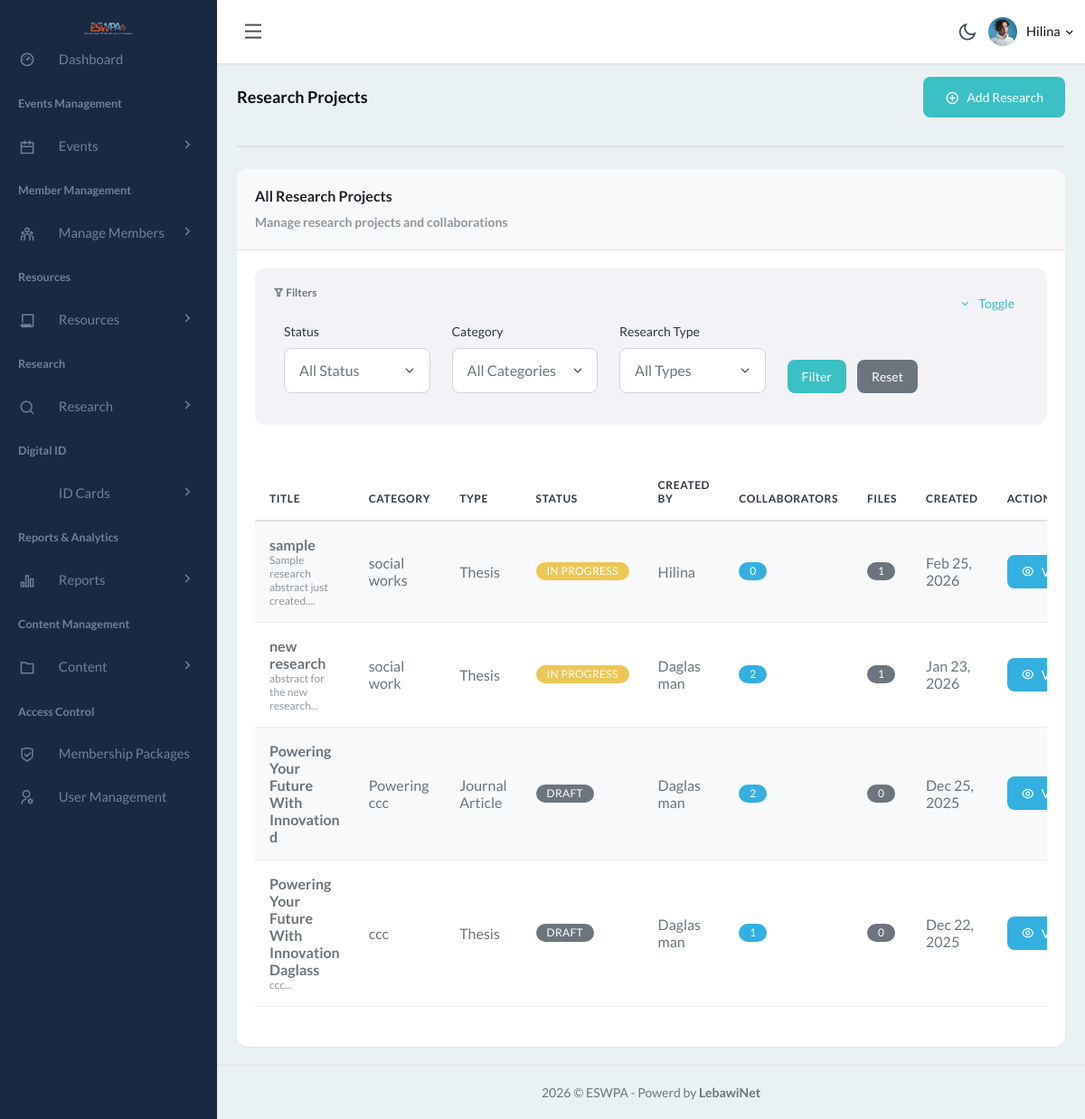
The page /admin/research_list.php (signed in) on the database its author committed.
### tables this page shows
CREATE TABLE IF NOT EXISTS `research_projects` (
  `id` int NOT NULL AUTO_INCREMENT,
  `title` varchar(255) NOT NULL,
  `description` text NOT NULL,
  `abstract` text,
  `status` enum('draft','in_progress','completed','published','archived') DEFAULT 'draft',
  `category` varchar(100) DEFAULT NULL,
  `research_type` enum('thesis','journal_article','case_study','survey','experiment','review','other') DEFAULT NULL,
  `start_date` date DEFAULT NULL,
  `end_date` date DEFAULT NULL,
  `publication_date` date DEFAULT NULL,
  `doi` varchar(255) DEFAULT NULL,
  `keywords` text,
  `created_by` int NOT NULL,
  `created_at` timestamp NOT NULL DEFAULT CURRENT_TIMESTAMP,
  `updated_at` timestamp NOT NULL DEFAULT CURRENT_TIMESTAMP ON UPDATE CURRENT_TIMESTAMP,
  `metadata_json` text COMMENT 'Structured metadata in JSON format',
  `ai_processed` tinyint(1) DEFAULT '0' COMMENT 'Whether this research has been processed by AI',
  `ai_processed_at` timestamp NULL DEFAULT NULL COMMENT 'Timestamp when AI processing was completed',
  `ai_summary` text COMMENT 'AI-generated summary of the research',
  `ai_keywords_extracted` text COMMENT 'AI-extracted keywords (comma-separated)',
  PRIMARY KEY (`id`),
  KEY `idx_created_by` (`created_by`),
  KEY `idx_status` (`status`),
  KEY `idx_category` (`category`),
  KEY `idx_research_type` (`research_type`),
  KEY `idx_publication_date` (`publication_date`),
  KEY `idx_ai_processed` (`ai_processed`),
  KEY `idx_ai_processed_at` (`ai_processed_at`)
);

CREATE TABLE IF NOT EXISTS `registrations` (
  `id` int NOT NULL AUTO_INCREMENT,
  `membership_id` varchar(50) DEFAULT NULL,
  `fullname` varchar(255) NOT NULL,
  `sex` enum('Male','Female') NOT NULL,
  `email` varchar(191) NOT NULL,
  `phone` varchar(20) NOT NULL,
  `address` text NOT NULL,
  `qualification` varchar(255) NOT NULL,
  `qualification_pdf` varchar(255) DEFAULT NULL,
  `graduation_date` date DEFAULT NULL,
  `payment_duration` varchar(50) NOT NULL,
  `payment_option` varchar(50) NOT NULL,
  `id_card` tinyint(1) NOT NULL DEFAULT '0',
  `photo` varchar(255) DEFAULT NULL,
  `bank_slip` varchar(255) DEFAULT NULL,
  `approval_status` enum('pending','approved','rejected') NOT NULL DEFAULT 'pending',
  `approved_by` int DEFAULT NULL,
  `approved_at` timestamp NULL DEFAULT NULL,
  `expiry_date` date DEFAULT NULL,
  `status` enum('active','expired','pending') NOT NULL DEFAULT 'pending',
  `id_card_generated` tinyint(1) NOT NULL DEFAULT '0',
  `id_card_generated_at` timestamp NULL DEFAULT NULL,
  `created_at` timestamp NULL DEFAULT CURRENT_TIMESTAMP,
  `package_id` int DEFAULT NULL,
  `package_start_date` date DEFAULT NULL,
  `package_end_date` date DEFAULT NULL,
  `updated_at` timestamp NULL DEFAULT NULL ON UPDATE CURRENT_TIMESTAMP,
  PRIMARY KEY (`id`),
  UNIQUE KEY `email` (`email`),
  UNIQUE KEY `membership_id` (`membership_id`),
  KEY `idx_membership_id` (`membership_id`),
  KEY `idx_approval_status` (`approval_status`),
  KEY `idx_status` (`status`),
  KEY `fk_approved_by` (`approved_by`),
  KEY `idx_package_id` (`package_id`)
);

### admin/research_list.php (the view, shortened to what this page needs)
<?php
include 'header.php';
include 'include/conn.php';
?>
<body>
    <div class="wrapper">
        <?php include 'sidebar.php'; ?>
        <div class="content-page">
            <div class="content">
                <div class="container-fluid">
                    <div class="row">
                        <div class="col-12">
                            <div class="page-title-box d-flex justify-content-between align-items-center">
                                <h4 class="page-title">Research Projects</h4>
                                <a href="add_research.php" class="btn btn-primary">
                                    <i class="ri-add-circle-line"></i> Add Research
                                </a>
                            </div>
                        </div>
                    </div>
                    <div class="row">
                        <div class="col-12">
                            <div class="card">
                                <div class="card-header">
                                    <h4 class="header-title">All Research Projects</h4>
                                    <p class="text-muted mb-0">Manage research projects and collaborations</p>
                                </div>
                                <div class="card-body">
                                    <?php
                                    $tableCheck = mysqli_query($conn, "SHOW TABLES LIKE 'research_projects'");
                                    if (mysqli_num_rows($tableCheck) == 0) {
                                        echo '<div class="alert alert-warning">';
                                        echo '<strong>Note:</strong> Research tables have not been created yet. Please run the migration: <code>Sql/migration_research_tables.sql</code>';
                                        echo '</div>';
                                    } else {
                                        $where = [];
                                        $params = [];
                                        $types = '';
                                        $whereClause = !empty($where) ? 'WHERE ' . implode(' AND ', $where) : '';
                                        $query = "SELECT rp.*, r.fullname as creator_name,
                                                 (SELECT COUNT(*) FROM research_collaborators WHERE research_id = rp.id) as collaborator_count,
                                                 (SELECT COUNT(*) FROM research_files WHERE research_id = rp.id) as file_count
                                                 FROM research_projects rp
                                                 LEFT JOIN registrations r ON rp.created_by = r.id
                                                 $whereClause
                                                 ORDER BY rp.created_at DESC";
                                        if (!empty($params)) {
                                            $stmt = $conn->prepare($query);
                                            $stmt->bind_param($types, ...$params);
                                            $stmt->execute();
                                            $result = $stmt->get_result();
                                        } else {
                                            $result = mysqli_query($conn, $query);
                                        }
                                        ?>
                                        <div class="row mb-3">
                                            <div class="col-md-12">
                                                <div class="card bg-light">
                                                    <div class="card-body">
                                                        <h6 class="card-title mb-3">
                                                            <i class="ri-filter-line"></i> Filters
                                                            <button class="btn btn-sm btn-link float-end" type="button" data-bs-toggle="collapse" data-bs-target="#filterCollapse">
                                                                <i class="ri-arrow-down-s-line"></i> Toggle
                                                            </button>
                                                        </h6>
                                                        <div class="collapse show" id="filterCollapse">
                                                            <form method="GET" class="row g-3">
                                                                <div class="col-md-3">
                                                                    <label class="form-label small">Status</label>
                                                                    <select name="status" class="form-select form-select-sm">
                                                                        <option value="">All Status</option>
                                                                    </select>
                                                                </div>
                                                                <div class="col-md-3">
                                                                    <label class="form-label small">Category</label>
                                                                    <select name="category" class="form-select form-select-sm">
                                                                        <option value="">All Categories</option>
                                                                    </select>
                                                                </div>
                                                                <div class="col-md-3">
                                                                    <label class="form-label small">Research Type</label>
                                                                    <select name="type" class="form-select form-select-sm">
                                                                        <option value="">All Types</option>
                                                                    </select>
                                                                </div>
                                                                <div class="col-md-3 d-flex align-items-end">
                                                                    <button type="submit" class="btn btn-sm btn-primary">Filter</button>
                                                                    <a href="research_list.php" class="btn btn-sm btn-secondary ms-2">Reset</a>
                                                                </div>
                                                            </form>
                                                        </div>
                                                    </div>
                                                </div>
                                            </div>
                                        </div>
                                        <?php
                                        if (mysqli_num_rows($result) > 0) {
                                            echo '<div class="table-responsive">';
                                            echo '<table id="research-datatable" class="table table-striped dt-responsive nowrap w-100">';
                                            echo '<thead>';
                                            echo '<tr>';
                                            echo '<th>Title</th>';
                                            echo '<th>Category</th>';
                                            echo '<th>Type</th>';
                                            echo '<th>Status</th>';
                                            echo '<th>Created By</th>';
                                            echo '<th>Collaborators</th>';
                                            echo '<th>Files</th>';
                                            echo '<th>Created</th>';
                                            echo '<th>Action</th>';
                                            echo '</tr>';
                                            echo '</thead>';
                                            echo '<tbody>';
                                            while ($row = mysqli_fetch_assoc($result)) {
                                                $statusColors = [
                                                    'draft' => 'secondary',
                                                    'in_progress' => 'warning',
                                                    'completed' => 'success',
                                                    'published' => 'primary',
                                                    'archived' => 'dark'
                                                ];
                                                $statusColor = $statusColors[$row['status']] ?? 'secondary';
                                                $statusLabel = ucfirst(str_replace('_', ' ', $row['status']));
                                                $typeLabels = [
                                                    'thesis' => 'Thesis',
                                                    'journal_article' => 'Journal Article',
                                                    'case_study' => 'Case Study',
                                                    'survey' => 'Survey',
                                                    'experiment' => 'Experiment',
                                                    'review' => 'Review',
                                                    'other' => 'Other'
                                                ];
                                                $typeLabel = $typeLabels[$row['research_type']] ?? $row['research_type'];
                                                echo '<tr>';
                                                echo '<td><strong>' . htmlspecialchars($row['title']) . '</strong>';
                                                if (!empty($row['abstract'])) {
                                                    echo '<br><small class="text-muted">' . htmlspecialchars(substr($row['abstract'], 0, 100)) . '...</small>';
                                                }
                                                echo '</td>';
                                                echo '<td>' . htmlspecialchars($row['category'] ?? 'N/A') . '</td>';
                                                echo '<td>' . htmlspecialchars($typeLabel) . '</td>';
                                                echo '<td><span class="badge bg-' . $statusColor . '">' . $statusLabel . '</span></td>';
                                                echo '<td>' . htmlspecialchars($row['creator_name'] ?? 'Unknown') . '</td>';
                                                echo '<td><span class="badge bg-info">' . $row['collaborator_count'] . '</span></td>';
                                                echo '<td><span class="badge bg-secondary">' . $row['file_count'] . '</span></td>';
                                                echo '<td>' . date('M d, Y', strtotime($row['created_at'])) . '</td>';
                                                echo '<td>';
                                                echo '<div class="btn-group" role="group">';
                                                echo '<a href="research_details.php?id=' . $row['id'] . '" class="btn btn-sm btn-info" title="View Details">';
                                                echo '<i class="ri-eye-line"></i> View';
                                                echo '</a>';
                                                echo '</div>';
                                                echo '</td>';
                                                echo '</tr>';
                                            }
                                            echo '</tbody>';
                                            echo '</table>';
                                            echo '</div>';
                                        } else {
                                            echo '<div class="alert alert-info">No research projects found. <a href="add_research.php">Create your first research project</a></div>';
                                        }
                                    }
                                    ?>
                                </div>
                            </div>
                        </div>
                    </div>
                </div>
            </div>
            <?php include 'footer.php'; ?>
        </div>
    </div>
</body>
</html>

### rows shown on the page
research_projects: title "sample", abstract "Sample research abstract just created.", category "social works", research_type "Thesis", status "IN PROGRESS", registrations.fullname "Hilina", collaborator_count "0", file_count "1", created_at "Feb 25, 2026"
research_projects: title "new research", abstract "abstract for the new research", category "social work", research_type "Thesis", status "IN PROGRESS", registrations.fullname "Daglas man", collaborator_count "2", file_count "1", created_at "Jan 23, 2026"
research_projects: title "Powering Your Future With Innovation d", category "Powering ccc", research_type "Journal Article", status "DRAFT", registrations.fullname "Daglas man", collaborator_count "2", file_count "0", created_at "Dec 25, 2025"
research_projects: title "Powering Your Future With Innovation Daglass", abstract "ccc", category "ccc", research_type "Thesis", status "DRAFT", registrations.fullname "Daglas man", collaborator_count "1", file_count "0", created_at "Dec 22, 2025"

### other values the page prints
$_SESSION['username'] "Hilina"
